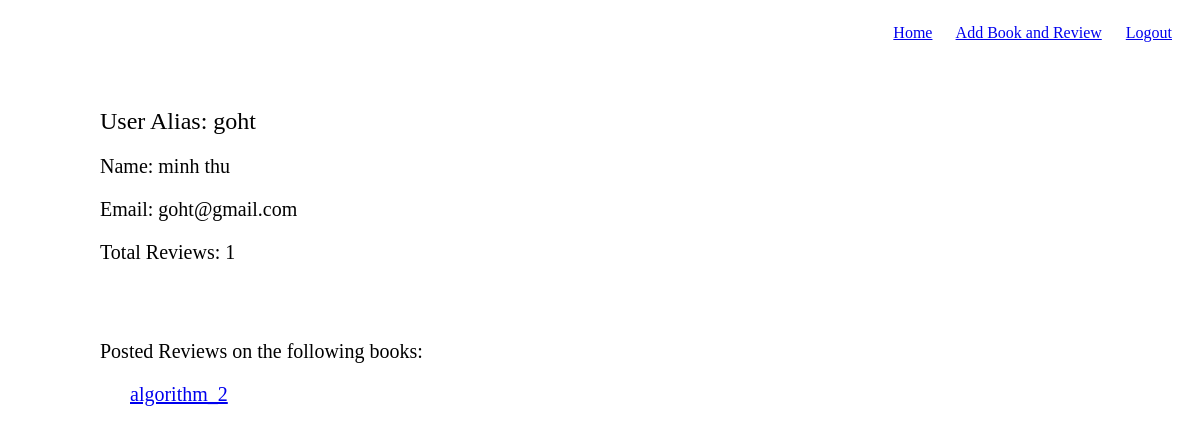
The app's page /users/2 (signed in) with its own data.
### main_app/models.py (models this page shows)
class User(models.Model):
	name = models.CharField(max_length=255)
	alias = models.CharField(max_length=255)
	email = models.EmailField()
	password = models.CharField(max_length=255)
	created_at = models.DateTimeField(auto_now_add=True)
	objects = UserManager()

class Book(models.Model):
	title = models.CharField(max_length=255)
	author = models.CharField(max_length=255)
	poster = models.ForeignKey(User, related_name="uploaded_books")
	created_at = models.DateTimeField(auto_now_add=True)

### main_app/views.py (the view)
# urls.py: url(r'^users/(?P<user_id>[1-9][0-9]*)$', views.show_user), #Get method
def show_user(request, user_id):
	if request.session['user_id'] is None:
		messages.error('You should login if want to show informations')
		return redirect('/')
	else:
		user = User.objects.get(id=user_id)
		reviewed_books = user.reviews_left.all().values('book').distinct()
		books = [ Book.objects.get(id=item['book']) for item in reviewed_books ]
		total_reviews = len(books)
		return render(request, 'main_app/user.html',{'user':user,
		                                             'total_reviews': total_reviews,
		                                              'books':books})

### main_app/templates/main_app/user.html (shortened to what this page needs)
<!DOCTYPE html>
<html lang="en">
<head>
    {% load static %}
    <link rel="stylesheet" href="{% static 'main_app/css/style.css' %}">
    <link rel="stylesheet" href="{% static 'main_app/css/header.css' %}">
</head>
<body>
    <header>
        <p class="header_right">
            <a href="/">Home</a>
            <a href="/books/add">Add Book and Review</a>
            <a href="/logout">Logout</a>
        </p>
    </header>
    <main class="user_content">
        {% if request.session.user_id %}
            <h2 style="font-weight: none">User Alias: {{user.alias}}</h2>
            <p>Name: {{user.name}}</p>
            <p>Email: {{user.email}}</p>
            <p>Total Reviews: {{ total_reviews }}</p>
            <br><br>
        <p>Posted Reviews on the following books: </p>
        <div>
            {% for book in books %}
            <p>
                <a href="/books/{{book.id}}">{{book.title}}</a>
            </p>
            {% endfor %}
        </div>
        {% else %}
            <p>PLease login to access your information</p>
        {% endif %}
    </main>
</body>
</html>

### main_app/static/main_app/css/style.css (style rules this page uses)
main { margin: 0 auto; width: 1000px; padding: 20px; }
.user_content h2 { font-weight: normal; }
.user_content p { font-size: 20px; }
.user_content div { padding-left: 30px; }

### main_app/static/main_app/css/header.css (style rules this page uses)
header { height: 60px; }
.header_right { float: right; }
.header_right a { margin-right: 20px; }

### records on screen
User: alias "goht", name "minh thu", email "goht@gmail.com"
Book: title "algorithm_2"

### other values on screen
{{ total_reviews }} "1"
